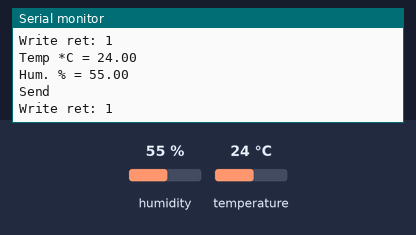
A sketch run on a simulated ESP8266 (NodeMCU). Parts: the last lines printed to the serial monitor. Inputs (shaded band) come from the test bench; at power-on: humidity 55 %, temperature 24 °C. No radio packets arrive unless stated.

Above: at 2.2 s.
2.3 s: humidity set to 22 %
At 3.6 s:
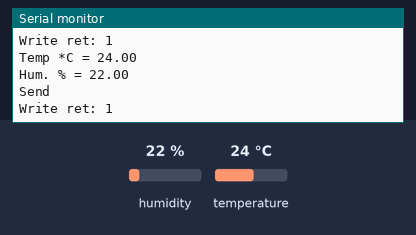
3.8 s: temperature set to 12 °C
5.3 s: humidity set to 40 %
At 6.3 s:
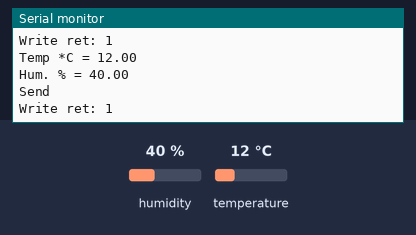
Timing chart, 0 to 8.3 s (numbered marks = the images above; inputs shaded):
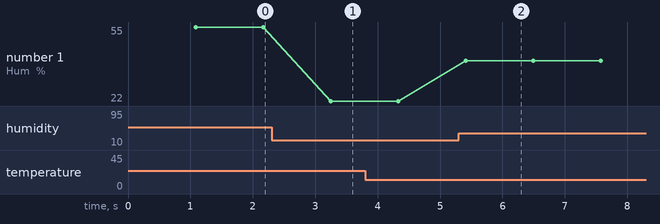

The sketch:

nrf24_milti_node2.ino
```cpp
//-----------------------------
//nRF24L01 & SHT31 Transmitter
//-----------------------------
#include <SPI.h>
#include <nRF24L01.h>
#include <RF24.h>
#include <Wire.h>
#include "Adafruit_SHT31.h"
Adafruit_SHT31 sht31 = Adafruit_SHT31();
//-----------------------------------------
//create an RF24 object
RF24 radio(D4, D8);  // CE, CSN
//-----------------------------------------
//address through which two modules communicate.
const byte address[6] = "00002"; //ได้สูงสุด 5 ตัวอักษร
//-----------------------------------------
struct package
{
    int id = 2;
    float temp = 0.0;
    float humi = 0.0;
};
typedef struct package Package;
Package data;
//===============================================
void setup()
{
  Serial.begin(9600);
  delay(1000);
  if (! sht31.begin(0x44)) { // Set to 0x45 for alternate i2c addr
  Serial.println("Couldn't find SHT31");
  while (1) delay(1);
  }
  if (!radio.begin()) {  //เปิดการใชงาน nrf24 และตรวจสอบการเชื่อมต่อ
    Serial.println("radio hardware is not responding!!");
    while (1) delay(1); // hold in infinite loop
  }

  //set the address
  radio.openWritingPipe(address);

   //radio.setChannel(115);
   //radio.setPALevel(RF24_PA_LOW); //RF24_PA_MAX เป็นค่าเริ่มต้น
   //radio.setDataRate(RF24_250KBPS);
   //radio.openReadingPipe(1, addresses[0]);

  //Set module as transmitter
  radio.stopListening();

  Serial.println("trasmettere");
  Serial.println(radio.isChipConnected());
}
//===============================================
void loop()
{
  data.temp = sht31.readTemperature();
  delay(20);
  Serial.print("Temp *C = "); Serial.println(data.temp);
  data.humi = sht31.readHumidity();
  delay(20);
  Serial.print("Hum. % = "); Serial.println(data.humi);
  Serial.println("Send");
  bool ret = radio.write(&data, sizeof(data));
  Serial.print("Write ret: ");
  Serial.println(ret);
  delay(1000);
}
```

Measured:
- after the input at 2.3 s, the serial monitor: prints a new line after 0.95 s (image 1)
- after the input at 5.3 s, the serial monitor: prints a new line after 0.11 s (image 2)
- plotted number 1: 55 → 22 after the input at 2.3 s, 22 → 40 after the input at 5.3 s
